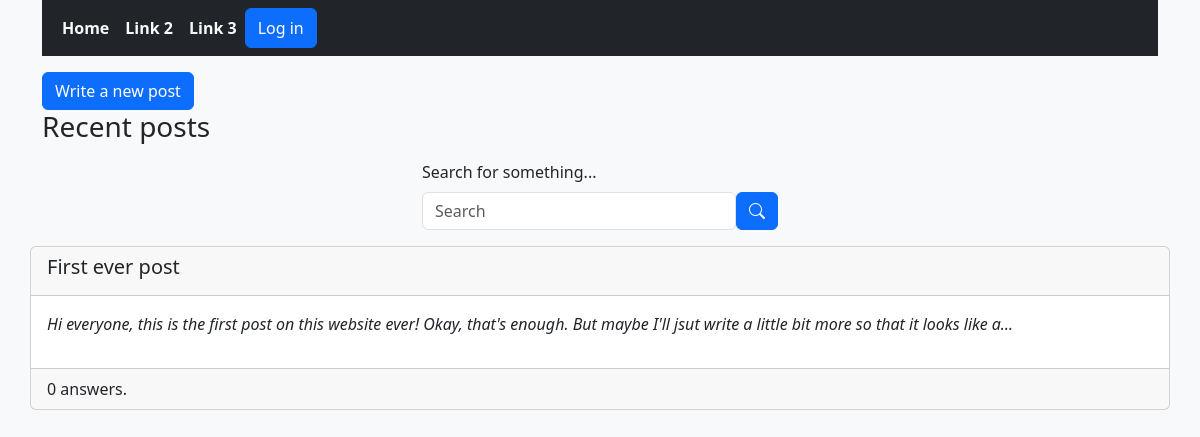
The app's page /, older data.
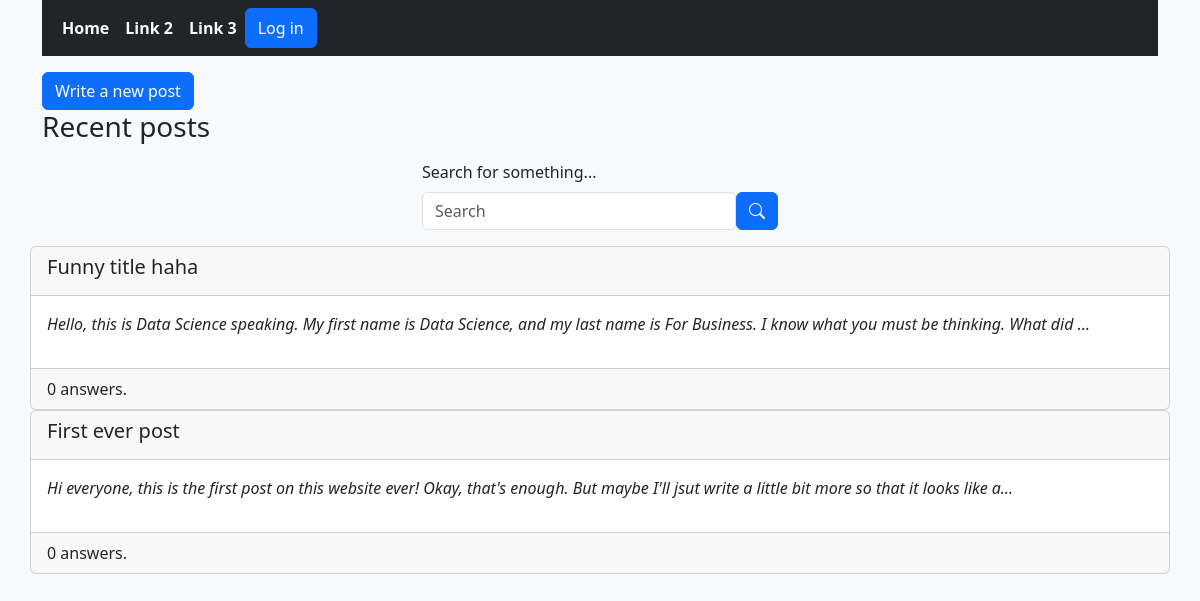
The same page, newer data.
### post/models.py (models this page shows)
class Info(models.Model):
    title = models.CharField(max_length=100)
    content = models.TextField()
    time_posted = models.DateTimeField(auto_now_add=True)
    class Meta:
        abstract = True

class Post(Info):
    author = models.ForeignKey(UserProfile, on_delete=models.CASCADE, related_name="posts")
    categories = models.ManyToManyField(Category, related_name="posts")

### core/views.py (the view)
# urls.py: path("", views.home, name="home")
def home(request):
    posts = Post.objects.order_by("-time_posted")[:5]
    context = {
        "title" : "Home",
        "posts" : posts
    }
    return render(request, "core/home.html", context=context)

### core/templates/core/home.html
{% extends "base.html" %}
{% block content %}
    <a href="{% url 'write_post' %}" class="btn btn-primary">Write a new post</a>
    <h3>Recent posts</h3>
    {% include "search/search_bar.html" %}
    <div class="row">
        {% for post in posts %}
            {% include "post/post_preview.html" with post=post %}
        {% endfor %}
    </div>
{% endblock %}

### post/templates/post/post_preview.html
<a href="{% url 'view_post' post.id %}" class="text-decoration-none popout px-0">
    <div class="card">
        <div class="card-header"><h5>{{ post.title }}</h5></div>
        <div class="card-body"><p class="fst-italic">{{ post.content|truncatechars:150 }}</p></div>
        <div class="card-footer">{{ post.answers.count }} answer{{ post.answers.count|pluralize }}.</div>
    </div>
</a>

Row changes from the older to the newer data that the page shows:
added Post: title "Funny title haha", content "Hello, this is Data Science speaking. My first name is Data Science, and my last name is For Business. I know what you must be thinking. What did …", answers.count "0"
